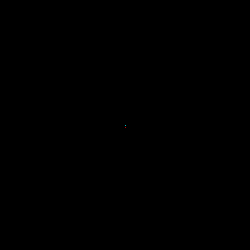
Frame 1 (no input)
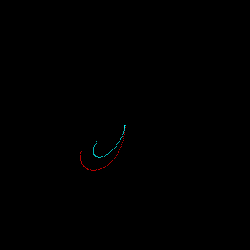
Frame 60 (the mouse pressed at the canvas centre just before this capture)
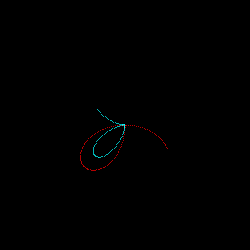
Frame 120 (the mouse held since frame 60 and released just before this capture)

The Processing sketch that drew these frames (run headless with seeded random() and noise(); from frame 60 on, the mouse is pressed at the canvas centre):

// Processing sketch: processing_184811
// ── processing_184811.pde

float y, y2, theta;

void setup() {  //setup function called initially, only once
  size(250, 250);
  background(0);
}

void draw() {  //draw function loops
    
    
    
    translate(width/2, height/2);
    rotate(theta);
    
    stroke(#ff0000);
    y+=2*cos(2*theta);
    point(0, y);
    
    stroke(#00ffff);
    y2+=1.5*sin(4*theta);
    point(0, y2);
    
    theta+=TWO_PI/360;
}
